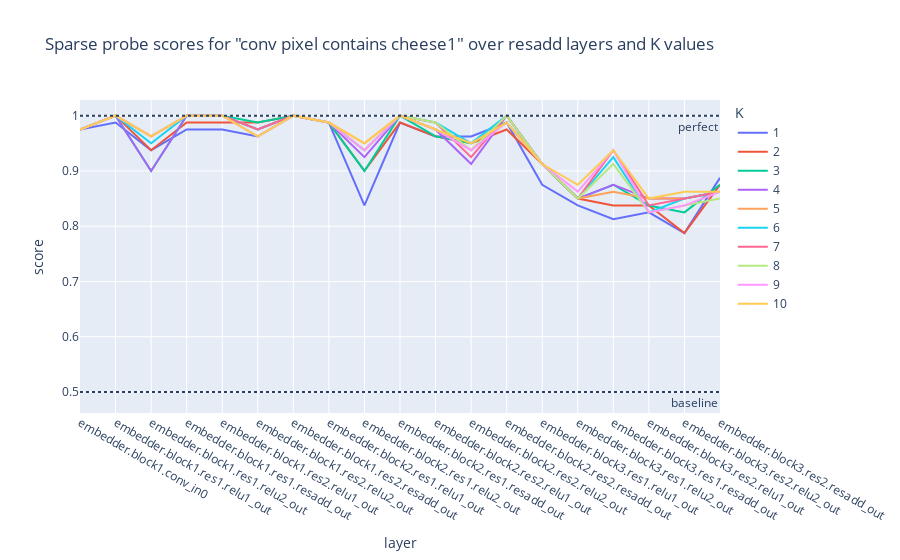
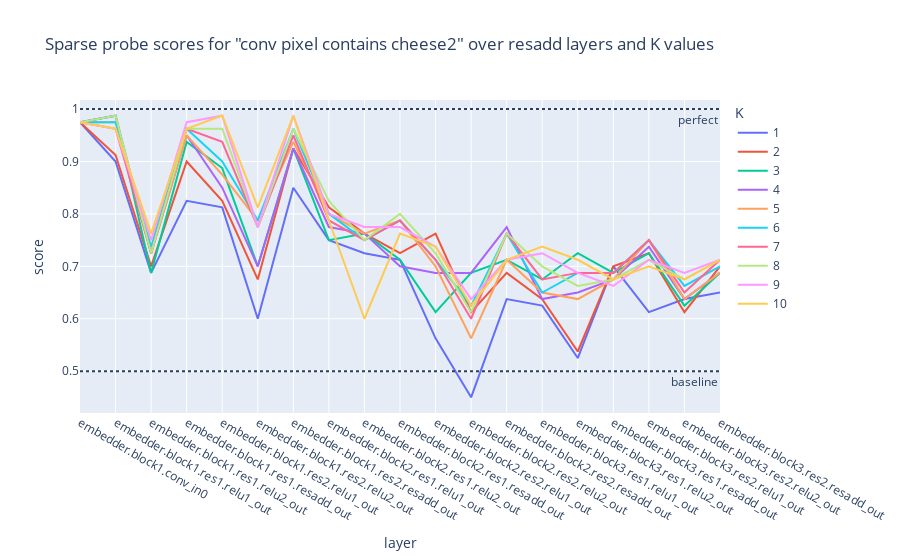

The code cell stored with these charts, in order, in its notebook:
### Code cell
# Train probes and show results
index_nums = np.arange(10)+1
for obj_name, pixel_data_this in pixel_data.items():
    scores_list = []
    for value_label, (pixels, is_obj, rows_in_value, cols_in_value, f_test, sort_inds) in tqdm(pixel_data_this.items()):
        for K in index_nums:
            results = cpr.linear_probe(pixels[:,sort_inds[:K]], is_obj, C=10, random_state=42)
            scores_list.append({'layer': value_label, 'K': K, 'score': results['test_score']})
    scores_df = pd.DataFrame(scores_list)

    fig = px.line(scores_df, x='layer', y='score', color='K',
        title=f'Sparse probe scores for "conv pixel contains {obj_name}" over resadd layers and K values')
    fig.add_hline(y=1.,  line_dash="dot", annotation_text="perfect",  annotation_position="bottom right")
    fig.add_hline(y=0.5, line_dash="dot", annotation_text="baseline", annotation_position="bottom right")
    fig.show()

### Figure 1 — Plotly figure (JSON) as saved in the notebook; plotly's stock layout.template omitted (floating-point values rounded to 4 significant figures)
{"data": [{"hovertemplate": "K=1<br>layer=%{x}<br>score=%{y}<extra></extra>", "legendgroup": "1", "line": {"color": "#636efa", "dash": "solid"}, "marker": {"symbol": "circle"}, "mode": "lines", "name": "1", "orientation": "v", "showlegend": true, "type": "scatter", "x": ["embedder.block1.conv_in0", "embedder.block1.res1.relu1_out", "embedder.block1.res1.relu2_out", "embedder.block1.res1.resadd_out", "embedder.block1.res2.relu1_out", "embedder.block1.res2.relu2_out", "embedder.block1.res2.resadd_out", "embedder.block2.res1.relu1_out", "embedder.block2.res1.relu2_out", "embedder.block2.res1.resadd_out", "embedder.block2.res2.relu1_out", "embedder.block2.res2.relu2_out", "embedder.block2.res2.resadd_out", "embedder.block3.res1.relu1_out", "embedder.block3.res1.relu2_out", "embedder.block3.res1.resadd_out", "embedder.block3.res2.relu1_out", "embedder.block3.res2.relu2_out", "embedder.block3.res2.resadd_out"], "xaxis": "x", "y": [0.975, 0.9875, 0.9375, 0.975, 0.975, 0.9625, 1, 0.9875, 0.8375, 0.9875, 0.9625, 0.9625, 0.9875, 0.875, 0.8375, 0.8125, 0.825, 0.7875, 0.8875], "yaxis": "y"}, {"hovertemplate": "K=2<br>layer=%{x}<br>score=%{y}<extra></extra>", "legendgroup": "2", "line": {"color": "#EF553B", "dash": "solid"}, "marker": {"symbol": "circle"}, "mode": "lines", "name": "2", "orientation": "v", "showlegend": true, "type": "scatter", "x": ["embedder.block1.conv_in0", "embedder.block1.res1.relu1_out", "embedder.block1.res1.relu2_out", "embedder.block1.res1.resadd_out", "embedder.block1.res2.relu1_out", "embedder.block1.res2.relu2_out", "embedder.block1.res2.resadd_out", "embedder.block2.res1.relu1_out", "embedder.block2.res1.relu2_out", "embedder.block2.res1.resadd_out", "embedder.block2.res2.relu1_out", "embedder.block2.res2.relu2_out", "embedder.block2.res2.resadd_out", "embedder.block3.res1.relu1_out", "embedder.block3.res1.relu2_out", "embedder.block3.res1.resadd_out", "embedder.block3.res2.relu1_out", "embedder.block3.res2.relu2_out", "embedder.block3.res2.resadd_out"], "xaxis": "x", "y": [0.975, 1, 0.9375, 0.9875, 0.9875, 0.9875, 1, 0.9875, 0.9, 0.9875, 0.9625, 0.95, 0.975, 0.9125, 0.85, 0.8375, 0.8375, 0.7875, 0.875], "yaxis": "y"}, {"hovertemplate": "K=3<br>layer=%{x}<br>score=%{y}<extra></extra>", "legendgroup": "3", "line": {"color": "#00cc96", "dash": "solid"}, "marker": {"symbol": "circle"}, "mode": "lines", "name": "3", "orientation": "v", "showlegend": true, "type": "scatter", "x": ["embedder.block1.conv_in0", "embedder.block1.res1.relu1_out", "embedder.block1.res1.relu2_out", "embedder.block1.res1.resadd_out", "embedder.block1.res2.relu1_out", "embedder.block1.res2.relu2_out", "embedder.block1.res2.resadd_out", "embedder.block2.res1.relu1_out", "embedder.block2.res1.relu2_out", "embedder.block2.res1.resadd_out", "embedder.block2.res2.relu1_out", "embedder.block2.res2.relu2_out", "embedder.block2.res2.resadd_out", "embedder.block3.res1.relu1_out", "embedder.block3.res1.relu2_out", "embedder.block3.res1.resadd_out", "embedder.block3.res2.relu1_out", "embedder.block3.res2.relu2_out", "embedder.block3.res2.resadd_out"], "xaxis": "x", "y": [0.975, 1, 0.9, 1, 1, 0.9875, 1, 0.9875, 0.9, 1, 0.9625, 0.95, 0.9875, 0.9125, 0.85, 0.875, 0.8375, 0.825, 0.875], "yaxis": "y"}, {"hovertemplate": "K=4<br>layer=%{x}<br>score=%{y}<extra></extra>", "legendgroup": "4", "line": {"color": "#ab63fa", "dash": "solid"}, "marker": {"symbol": "circle"}, "mode": "lines", "name": "4", "orientation": "v", "showlegend": true, "type": "scatter", "x": ["embedder.block1.conv_in0", "embedder.block1.res1.relu1_out", "embedder.block1.res1.relu2_out", "embedder.block1.res1.resadd_out", "embedder.block1.res2.relu1_out", "embedder.block1.res2.relu2_out", "embedder.block1.res2.resadd_out", "embedder.block2.res1.relu1_out", "embedder.block2.res1.relu2_out", "embedder.block2.res1.resadd_out", "embedder.block2.res2.relu1_out", "embedder.block2.res2.relu2_out", "embedder.block2.res2.resadd_out", "embedder.block3.res1.relu1_out", "embedder.block3.res1.relu2_out", "embedder.block3.res1.resadd_out", "embedder.block3.res2.relu1_out", "embedder.block3.res2.relu2_out", "embedder.block3.res2.resadd_out"], "xaxis": "x", "y": [0.975, 1, 0.9, 1, 1, 0.975, 1, 0.9875, 0.925, 1, 0.975, 0.9125, 1, 0.9125, 0.85, 0.875, 0.85, 0.85, 0.8625], "yaxis": "y"}, {"hovertemplate": "K=5<br>layer=%{x}<br>score=%{y}<extra></extra>", "legendgroup": "5", "line": {"color": "#FFA15A", "dash": "solid"}, "marker": {"symbol": "circle"}, "mode": "lines", "name": "5", "orientation": "v", "showlegend": true, "type": "scatter", "x": ["embedder.block1.conv_in0", "embedder.block1.res1.relu1_out", "embedder.block1.res1.relu2_out", "embedder.block1.res1.resadd_out", "embedder.block1.res2.relu1_out", "embedder.block1.res2.relu2_out", "embedder.block1.res2.resadd_out", "embedder.block2.res1.relu1_out", "embedder.block2.res1.relu2_out", "embedder.block2.res1.resadd_out", "embedder.block2.res2.relu1_out", "embedder.block2.res2.relu2_out", "embedder.block2.res2.resadd_out", "embedder.block3.res1.relu1_out", "embedder.block3.res1.relu2_out", "embedder.block3.res1.resadd_out", "embedder.block3.res2.relu1_out", "embedder.block3.res2.relu2_out", "embedder.block3.res2.resadd_out"], "xaxis": "x", "y": [0.975, 1, 0.9625, 1, 1, 0.975, 1, 0.9875, 0.95, 1, 0.975, 0.9375, 1, 0.9125, 0.85, 0.8625, 0.85, 0.85, 0.8625], "yaxis": "y"}, {"hovertemplate": "K=6<br>layer=%{x}<br>score=%{y}<extra></extra>", "legendgroup": "6", "line": {"color": "#19d3f3", "dash": "solid"}, "marker": {"symbol": "circle"}, "mode": "lines", "name": "6", "orientation": "v", "showlegend": true, "type": "scatter", "x": ["embedder.block1.conv_in0", "embedder.block1.res1.relu1_out", "embedder.block1.res1.relu2_out", "embedder.block1.res1.resadd_out", "embedder.block1.res2.relu1_out", "embedder.block1.res2.relu2_out", "embedder.block1.res2.resadd_out", "embedder.block2.res1.relu1_out", "embedder.block2.res1.relu2_out", "embedder.block2.res1.resadd_out", "embedder.block2.res2.relu1_out", "embedder.block2.res2.relu2_out", "embedder.block2.res2.resadd_out", "embedder.block3.res1.relu1_out", "embedder.block3.res1.relu2_out", "embedder.block3.res1.resadd_out", "embedder.block3.res2.relu1_out", "embedder.block3.res2.relu2_out", "embedder.block3.res2.resadd_out"], "xaxis": "x", "y": [0.975, 1, 0.95, 1, 1, 0.975, 1, 0.9875, 0.9375, 1, 0.9875, 0.95, 1, 0.9125, 0.85, 0.925, 0.825, 0.85, 0.8625], "yaxis": "y"}, {"hovertemplate": "K=7<br>layer=%{x}<br>score=%{y}<extra></extra>", "legendgroup": "7", "line": {"color": "#FF6692", "dash": "solid"}, "marker": {"symbol": "circle"}, "mode": "lines", "name": "7", "orientation": "v", "showlegend": true, "type": "scatter", "x": ["embedder.block1.conv_in0", "embedder.block1.res1.relu1_out", "embedder.block1.res1.relu2_out", "embedder.block1.res1.resadd_out", "embedder.block1.res2.relu1_out", "embedder.block1.res2.relu2_out", "embedder.block1.res2.resadd_out", "embedder.block2.res1.relu1_out", "embedder.block2.res1.relu2_out", "embedder.block2.res1.resadd_out", "embedder.block2.res2.relu1_out", "embedder.block2.res2.relu2_out", "embedder.block2.res2.resadd_out", "embedder.block3.res1.relu1_out", "embedder.block3.res1.relu2_out", "embedder.block3.res1.resadd_out", "embedder.block3.res2.relu1_out", "embedder.block3.res2.relu2_out", "embedder.block3.res2.resadd_out"], "xaxis": "x", "y": [0.975, 1, 0.9625, 1, 1, 0.975, 1, 0.9875, 0.9375, 1, 0.9875, 0.925, 1, 0.9125, 0.85, 0.9375, 0.8375, 0.85, 0.8625], "yaxis": "y"}, {"hovertemplate": "K=8<br>layer=%{x}<br>score=%{y}<extra></extra>", "legendgroup": "8", "line": {"color": "#B6E880", "dash": "solid"}, "marker": {"symbol": "circle"}, "mode": "lines", "name": "8", "orientation": "v", "showlegend": true, "type": "scatter", "x": ["embedder.block1.conv_in0", "embedder.block1.res1.relu1_out", "embedder.block1.res1.relu2_out", "embedder.block1.res1.resadd_out", "embedder.block1.res2.relu1_out", "embedder.block1.res2.relu2_out", "embedder.block1.res2.resadd_out", "embedder.block2.res1.relu1_out", "embedder.block2.res1.relu2_out", "embedder.block2.res1.resadd_out", "embedder.block2.res2.relu1_out", "embedder.block2.res2.relu2_out", "embedder.block2.res2.resadd_out", "embedder.block3.res1.relu1_out", "embedder.block3.res1.relu2_out", "embedder.block3.res1.resadd_out", "embedder.block3.res2.relu1_out", "embedder.block3.res2.relu2_out", "embedder.block3.res2.resadd_out"], "xaxis": "x", "y": [0.975, 1, 0.9625, 1, 1, 0.9625, 1, 0.9875, 0.9375, 1, 0.9875, 0.9375, 1, 0.9125, 0.85, 0.9125, 0.825, 0.8375, 0.85], "yaxis": "y"}, {"hovertemplate": "K=9<br>layer=%{x}<br>score=%{y}<extra></extra>", "legendgroup": "9", "line": {"color": "#FF97FF", "dash": "solid"}, "marker": {"symbol": "circle"}, "mode": "lines", "name": "9", "orientation": "v", "showlegend": true, "type": "scatter", "x": ["embedder.block1.conv_in0", "embedder.block1.res1.relu1_out", "embedder.block1.res1.relu2_out", "embedder.block1.res1.resadd_out", "embedder.block1.res2.relu1_out", "embedder.block1.res2.relu2_out", "embedder.block1.res2.resadd_out", "embedder.block2.res1.relu1_out", "embedder.block2.res1.relu2_out", "embedder.block2.res1.resadd_out", "embedder.block2.res2.relu1_out", "embedder.block2.res2.relu2_out", "embedder.block2.res2.resadd_out", "embedder.block3.res1.relu1_out", "embedder.block3.res1.relu2_out", "embedder.block3.res1.resadd_out", "embedder.block3.res2.relu1_out", "embedder.block3.res2.relu2_out", "embedder.block3.res2.resadd_out"], "xaxis": "x", "y": [0.975, 1, 0.9625, 1, 1, 0.9625, 1, 0.9875, 0.9375, 1, 0.975, 0.9375, 0.9875, 0.9125, 0.8625, 0.9375, 0.825, 0.8375, 0.8625], "yaxis": "y"}, {"hovertemplate": "K=10<br>layer=%{x}<br>score=%{y}<extra></extra>", "legendgroup": "10", "line": {"color": "#FECB52", "dash": "solid"}, "marker": {"symbol": "circle"}, "mode": "lines", "name": "10", "orientation": "v", "showlegend": true, "type": "scatter", "x": ["embedder.block1.conv_in0", "embedder.block1.res1.relu1_out", "embedder.block1.res1.relu2_out", "embedder.block1.res1.resadd_out", "embedder.block1.res2.relu1_out", "embedder.block1.res2.relu2_out", "embedder.block1.res2.resadd_out", "embedder.block2.res1.relu1_out", "embedder.block2.res1.relu2_out", "embedder.block2.res1.resadd_out", "embedder.block2.res2.relu1_out", "embedder.block2.res2.relu2_out", "embedder.block2.res2.resadd_out", "embedder.block3.res1.relu1_out", "embedder.block3.res1.relu2_out", "embedder.block3.res1.resadd_out", "embedder.block3.res2.relu1_out", "embedder.block3.res2.relu2_out", "embedder.block3.res2.resadd_out"], "xaxis": "x", "y": [0.975, 1, 0.9625, 1, 1, 0.9625, 1, 0.9875, 0.95, 1, 0.975, 0.95, 0.9875, 0.9125, 0.875, 0.9375, 0.85, 0.8625, 0.8625], "yaxis": "y"}], "layout": {"annotations": [{"showarrow": false, "text": "perfect", "x": 1, "xanchor": "right", "xref": "x domain", "y": 1, "yanchor": "top", "yref": "y"}, {"showarrow": false, "text": "baseline", "x": 1, "xanchor": "right", "xref": "x domain", "y": 0.5, "yanchor": "top", "yref": "y"}], "legend": {"title": {"text": "K"}, "tracegroupgap": 0}, "shapes": [{"line": {"dash": "dot"}, "type": "line", "x0": 0, "x1": 1, "xref": "x domain", "y0": 1, "y1": 1, "yref": "y"}, {"line": {"dash": "dot"}, "type": "line", "x0": 0, "x1": 1, "xref": "x domain", "y0": 0.5, "y1": 0.5, "yref": "y"}], "title": {"text": "Sparse probe scores for \"conv pixel contains cheese1\" over resadd layers and K values"}, "xaxis": {"anchor": "y", "domain": [0, 1], "title": {"text": "layer"}}, "yaxis": {"anchor": "x", "domain": [0, 1], "title": {"text": "score"}}}}

### Figure 2 — Plotly figure (JSON) as saved in the notebook; plotly's stock layout.template omitted (floating-point values rounded to 4 significant figures)
{"data": [{"hovertemplate": "K=1<br>layer=%{x}<br>score=%{y}<extra></extra>", "legendgroup": "1", "line": {"color": "#636efa", "dash": "solid"}, "marker": {"symbol": "circle"}, "mode": "lines", "name": "1", "orientation": "v", "showlegend": true, "type": "scatter", "x": ["embedder.block1.conv_in0", "embedder.block1.res1.relu1_out", "embedder.block1.res1.relu2_out", "embedder.block1.res1.resadd_out", "embedder.block1.res2.relu1_out", "embedder.block1.res2.relu2_out", "embedder.block1.res2.resadd_out", "embedder.block2.res1.relu1_out", "embedder.block2.res1.relu2_out", "embedder.block2.res1.resadd_out", "embedder.block2.res2.relu1_out", "embedder.block2.res2.relu2_out", "embedder.block2.res2.resadd_out", "embedder.block3.res1.relu1_out", "embedder.block3.res1.relu2_out", "embedder.block3.res1.resadd_out", "embedder.block3.res2.relu1_out", "embedder.block3.res2.relu2_out", "embedder.block3.res2.resadd_out"], "xaxis": "x", "y": [0.975, 0.9, 0.6875, 0.825, 0.8125, 0.6, 0.85, 0.75, 0.725, 0.7125, 0.5625, 0.45, 0.6375, 0.625, 0.525, 0.7, 0.6125, 0.6375, 0.65], "yaxis": "y"}, {"hovertemplate": "K=2<br>layer=%{x}<br>score=%{y}<extra></extra>", "legendgroup": "2", "line": {"color": "#EF553B", "dash": "solid"}, "marker": {"symbol": "circle"}, "mode": "lines", "name": "2", "orientation": "v", "showlegend": true, "type": "scatter", "x": ["embedder.block1.conv_in0", "embedder.block1.res1.relu1_out", "embedder.block1.res1.relu2_out", "embedder.block1.res1.resadd_out", "embedder.block1.res2.relu1_out", "embedder.block1.res2.relu2_out", "embedder.block1.res2.resadd_out", "embedder.block2.res1.relu1_out", "embedder.block2.res1.relu2_out", "embedder.block2.res1.resadd_out", "embedder.block2.res2.relu1_out", "embedder.block2.res2.relu2_out", "embedder.block2.res2.resadd_out", "embedder.block3.res1.relu1_out", "embedder.block3.res1.relu2_out", "embedder.block3.res1.resadd_out", "embedder.block3.res2.relu1_out", "embedder.block3.res2.relu2_out", "embedder.block3.res2.resadd_out"], "xaxis": "x", "y": [0.975, 0.9125, 0.7, 0.9, 0.825, 0.675, 0.925, 0.8125, 0.7625, 0.725, 0.7625, 0.6125, 0.6875, 0.6375, 0.5375, 0.7, 0.725, 0.6125, 0.7], "yaxis": "y"}, {"hovertemplate": "K=3<br>layer=%{x}<br>score=%{y}<extra></extra>", "legendgroup": "3", "line": {"color": "#00cc96", "dash": "solid"}, "marker": {"symbol": "circle"}, "mode": "lines", "name": "3", "orientation": "v", "showlegend": true, "type": "scatter", "x": ["embedder.block1.conv_in0", "embedder.block1.res1.relu1_out", "embedder.block1.res1.relu2_out", "embedder.block1.res1.resadd_out", "embedder.block1.res2.relu1_out", "embedder.block1.res2.relu2_out", "embedder.block1.res2.resadd_out", "embedder.block2.res1.relu1_out", "embedder.block2.res1.relu2_out", "embedder.block2.res1.resadd_out", "embedder.block2.res2.relu1_out", "embedder.block2.res2.relu2_out", "embedder.block2.res2.resadd_out", "embedder.block3.res1.relu1_out", "embedder.block3.res1.relu2_out", "embedder.block3.res1.resadd_out", "embedder.block3.res2.relu1_out", "embedder.block3.res2.relu2_out", "embedder.block3.res2.resadd_out"], "xaxis": "x", "y": [0.975, 0.9875, 0.6875, 0.9375, 0.8875, 0.7, 0.925, 0.75, 0.7625, 0.7125, 0.6125, 0.6875, 0.7125, 0.675, 0.725, 0.6875, 0.725, 0.625, 0.6875], "yaxis": "y"}, {"hovertemplate": "K=4<br>layer=%{x}<br>score=%{y}<extra></extra>", "legendgroup": "4", "line": {"color": "#ab63fa", "dash": "solid"}, "marker": {"symbol": "circle"}, "mode": "lines", "name": "4", "orientation": "v", "showlegend": true, "type": "scatter", "x": ["embedder.block1.conv_in0", "embedder.block1.res1.relu1_out", "embedder.block1.res1.relu2_out", "embedder.block1.res1.resadd_out", "embedder.block1.res2.relu1_out", "embedder.block1.res2.relu2_out", "embedder.block1.res2.resadd_out", "embedder.block2.res1.relu1_out", "embedder.block2.res1.relu2_out", "embedder.block2.res1.resadd_out", "embedder.block2.res2.relu1_out", "embedder.block2.res2.relu2_out", "embedder.block2.res2.resadd_out", "embedder.block3.res1.relu1_out", "embedder.block3.res1.relu2_out", "embedder.block3.res1.resadd_out", "embedder.block3.res2.relu1_out", "embedder.block3.res2.relu2_out", "embedder.block3.res2.resadd_out"], "xaxis": "x", "y": [0.975, 0.9875, 0.725, 0.95, 0.85, 0.7, 0.925, 0.775, 0.7625, 0.7, 0.6875, 0.6875, 0.775, 0.6375, 0.65, 0.675, 0.7375, 0.6375, 0.6875], "yaxis": "y"}, {"hovertemplate": "K=5<br>layer=%{x}<br>score=%{y}<extra></extra>", "legendgroup": "5", "line": {"color": "#FFA15A", "dash": "solid"}, "marker": {"symbol": "circle"}, "mode": "lines", "name": "5", "orientation": "v", "showlegend": true, "type": "scatter", "x": ["embedder.block1.conv_in0", "embedder.block1.res1.relu1_out", "embedder.block1.res1.relu2_out", "embedder.block1.res1.resadd_out", "embedder.block1.res2.relu1_out", "embedder.block1.res2.relu2_out", "embedder.block1.res2.resadd_out", "embedder.block2.res1.relu1_out", "embedder.block2.res1.relu2_out", "embedder.block2.res1.resadd_out", "embedder.block2.res2.relu1_out", "embedder.block2.res2.relu2_out", "embedder.block2.res2.resadd_out", "embedder.block3.res1.relu1_out", "embedder.block3.res1.relu2_out", "embedder.block3.res1.resadd_out", "embedder.block3.res2.relu1_out", "embedder.block3.res2.relu2_out", "embedder.block3.res2.resadd_out"], "xaxis": "x", "y": [0.975, 0.975, 0.725, 0.95, 0.875, 0.7875, 0.9375, 0.8, 0.7625, 0.7875, 0.7, 0.5625, 0.7125, 0.65, 0.6375, 0.675, 0.75, 0.6375, 0.6875], "yaxis": "y"}, {"hovertemplate": "K=6<br>layer=%{x}<br>score=%{y}<extra></extra>", "legendgroup": "6", "line": {"color": "#19d3f3", "dash": "solid"}, "marker": {"symbol": "circle"}, "mode": "lines", "name": "6", "orientation": "v", "showlegend": true, "type": "scatter", "x": ["embedder.block1.conv_in0", "embedder.block1.res1.relu1_out", "embedder.block1.res1.relu2_out", "embedder.block1.res1.resadd_out", "embedder.block1.res2.relu1_out", "embedder.block1.res2.relu2_out", "embedder.block1.res2.resadd_out", "embedder.block2.res1.relu1_out", "embedder.block2.res1.relu2_out", "embedder.block2.res1.resadd_out", "embedder.block2.res2.relu1_out", "embedder.block2.res2.relu2_out", "embedder.block2.res2.resadd_out", "embedder.block3.res1.relu1_out", "embedder.block3.res1.relu2_out", "embedder.block3.res1.resadd_out", "embedder.block3.res2.relu1_out", "embedder.block3.res2.relu2_out", "embedder.block3.res2.resadd_out"], "xaxis": "x", "y": [0.975, 0.975, 0.7375, 0.9625, 0.9, 0.7875, 0.9625, 0.8, 0.75, 0.7875, 0.7125, 0.625, 0.7625, 0.65, 0.6875, 0.6875, 0.75, 0.6625, 0.7], "yaxis": "y"}, {"hovertemplate": "K=7<br>layer=%{x}<br>score=%{y}<extra></extra>", "legendgroup": "7", "line": {"color": "#FF6692", "dash": "solid"}, "marker": {"symbol": "circle"}, "mode": "lines", "name": "7", "orientation": "v", "showlegend": true, "type": "scatter", "x": ["embedder.block1.conv_in0", "embedder.block1.res1.relu1_out", "embedder.block1.res1.relu2_out", "embedder.block1.res1.resadd_out", "embedder.block1.res2.relu1_out", "embedder.block1.res2.relu2_out", "embedder.block1.res2.resadd_out", "embedder.block2.res1.relu1_out", "embedder.block2.res1.relu2_out", "embedder.block2.res1.resadd_out", "embedder.block2.res2.relu1_out", "embedder.block2.res2.relu2_out", "embedder.block2.res2.resadd_out", "embedder.block3.res1.relu1_out", "embedder.block3.res1.relu2_out", "embedder.block3.res1.resadd_out", "embedder.block3.res2.relu1_out", "embedder.block3.res2.relu2_out", "embedder.block3.res2.resadd_out"], "xaxis": "x", "y": [0.975, 0.9625, 0.725, 0.9625, 0.9375, 0.775, 0.95, 0.7875, 0.75, 0.7875, 0.7125, 0.6, 0.7625, 0.675, 0.6875, 0.6875, 0.75, 0.65, 0.7125], "yaxis": "y"}, {"hovertemplate": "K=8<br>layer=%{x}<br>score=%{y}<extra></extra>", "legendgroup": "8", "line": {"color": "#B6E880", "dash": "solid"}, "marker": {"symbol": "circle"}, "mode": "lines", "name": "8", "orientation": "v", "showlegend": true, "type": "scatter", "x": ["embedder.block1.conv_in0", "embedder.block1.res1.relu1_out", "embedder.block1.res1.relu2_out", "embedder.block1.res1.resadd_out", "embedder.block1.res2.relu1_out", "embedder.block1.res2.relu2_out", "embedder.block1.res2.resadd_out", "embedder.block2.res1.relu1_out", "embedder.block2.res1.relu2_out", "embedder.block2.res1.resadd_out", "embedder.block2.res2.relu1_out", "embedder.block2.res2.relu2_out", "embedder.block2.res2.resadd_out", "embedder.block3.res1.relu1_out", "embedder.block3.res1.relu2_out", "embedder.block3.res1.resadd_out", "embedder.block3.res2.relu1_out", "embedder.block3.res2.relu2_out", "embedder.block3.res2.resadd_out"], "xaxis": "x", "y": [0.975, 0.9875, 0.725, 0.9625, 0.9625, 0.775, 0.9625, 0.825, 0.75, 0.8, 0.725, 0.6125, 0.7625, 0.7, 0.6625, 0.675, 0.7125, 0.675, 0.7125], "yaxis": "y"}, {"hovertemplate": "K=9<br>layer=%{x}<br>score=%{y}<extra></extra>", "legendgroup": "9", "line": {"color": "#FF97FF", "dash": "solid"}, "marker": {"symbol": "circle"}, "mode": "lines", "name": "9", "orientation": "v", "showlegend": true, "type": "scatter", "x": ["embedder.block1.conv_in0", "embedder.block1.res1.relu1_out", "embedder.block1.res1.relu2_out", "embedder.block1.res1.resadd_out", "embedder.block1.res2.relu1_out", "embedder.block1.res2.relu2_out", "embedder.block1.res2.resadd_out", "embedder.block2.res1.relu1_out", "embedder.block2.res1.relu2_out", "embedder.block2.res1.resadd_out", "embedder.block2.res2.relu1_out", "embedder.block2.res2.relu2_out", "embedder.block2.res2.resadd_out", "embedder.block3.res1.relu1_out", "embedder.block3.res1.relu2_out", "embedder.block3.res1.resadd_out", "embedder.block3.res2.relu1_out", "embedder.block3.res2.relu2_out", "embedder.block3.res2.resadd_out"], "xaxis": "x", "y": [0.975, 0.9625, 0.75, 0.975, 0.9875, 0.775, 0.9875, 0.8, 0.775, 0.775, 0.7375, 0.6375, 0.7125, 0.725, 0.6875, 0.6625, 0.7125, 0.6875, 0.7125], "yaxis": "y"}, {"hovertemplate": "K=10<br>layer=%{x}<br>score=%{y}<extra></extra>", "legendgroup": "10", "line": {"color": "#FECB52", "dash": "solid"}, "marker": {"symbol": "circle"}, "mode": "lines", "name": "10", "orientation": "v", "showlegend": true, "type": "scatter", "x": ["embedder.block1.conv_in0", "embedder.block1.res1.relu1_out", "embedder.block1.res1.relu2_out", "embedder.block1.res1.resadd_out", "embedder.block1.res2.relu1_out", "embedder.block1.res2.relu2_out", "embedder.block1.res2.resadd_out", "embedder.block2.res1.relu1_out", "embedder.block2.res1.relu2_out", "embedder.block2.res1.resadd_out", "embedder.block2.res2.relu1_out", "embedder.block2.res2.relu2_out", "embedder.block2.res2.resadd_out", "embedder.block3.res1.relu1_out", "embedder.block3.res1.relu2_out", "embedder.block3.res1.resadd_out", "embedder.block3.res2.relu1_out", "embedder.block3.res2.relu2_out", "embedder.block3.res2.resadd_out"], "xaxis": "x", "y": [0.975, 0.9625, 0.7625, 0.9625, 0.9875, 0.8125, 0.9875, 0.7875, 0.6, 0.7625, 0.7375, 0.625, 0.7125, 0.7375, 0.7125, 0.675, 0.7, 0.675, 0.7125], "yaxis": "y"}], "layout": {"annotations": [{"showarrow": false, "text": "perfect", "x": 1, "xanchor": "right", "xref": "x domain", "y": 1, "yanchor": "top", "yref": "y"}, {"showarrow": false, "text": "baseline", "x": 1, "xanchor": "right", "xref": "x domain", "y": 0.5, "yanchor": "top", "yref": "y"}], "legend": {"title": {"text": "K"}, "tracegroupgap": 0}, "shapes": [{"line": {"dash": "dot"}, "type": "line", "x0": 0, "x1": 1, "xref": "x domain", "y0": 1, "y1": 1, "yref": "y"}, {"line": {"dash": "dot"}, "type": "line", "x0": 0, "x1": 1, "xref": "x domain", "y0": 0.5, "y1": 0.5, "yref": "y"}], "title": {"text": "Sparse probe scores for \"conv pixel contains cheese2\" over resadd layers and K values"}, "xaxis": {"anchor": "y", "domain": [0, 1], "title": {"text": "layer"}}, "yaxis": {"anchor": "x", "domain": [0, 1], "title": {"text": "score"}}}}
